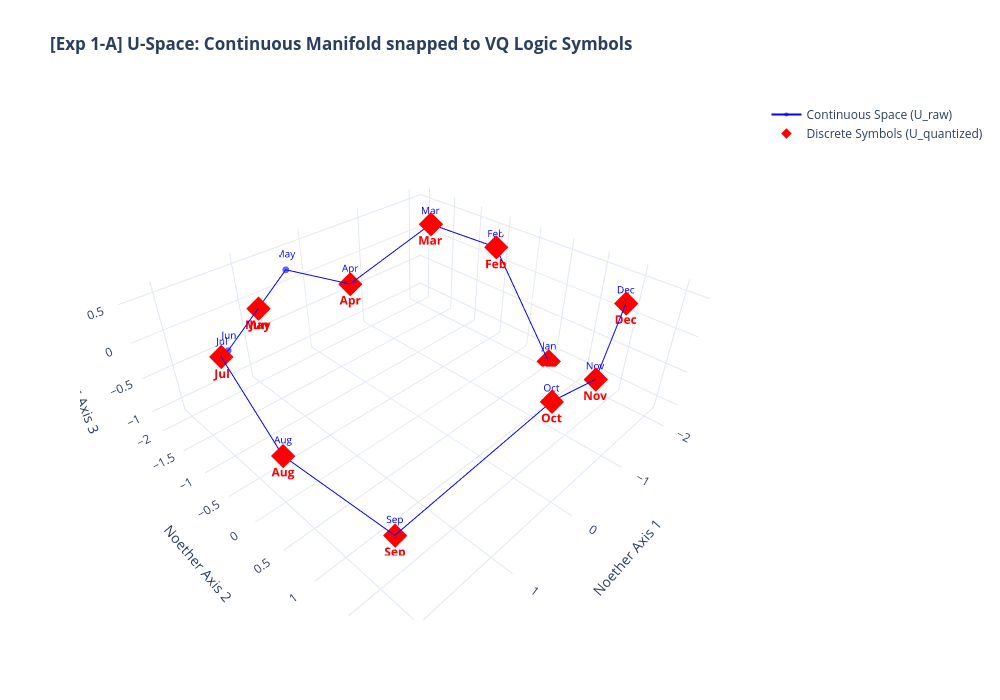
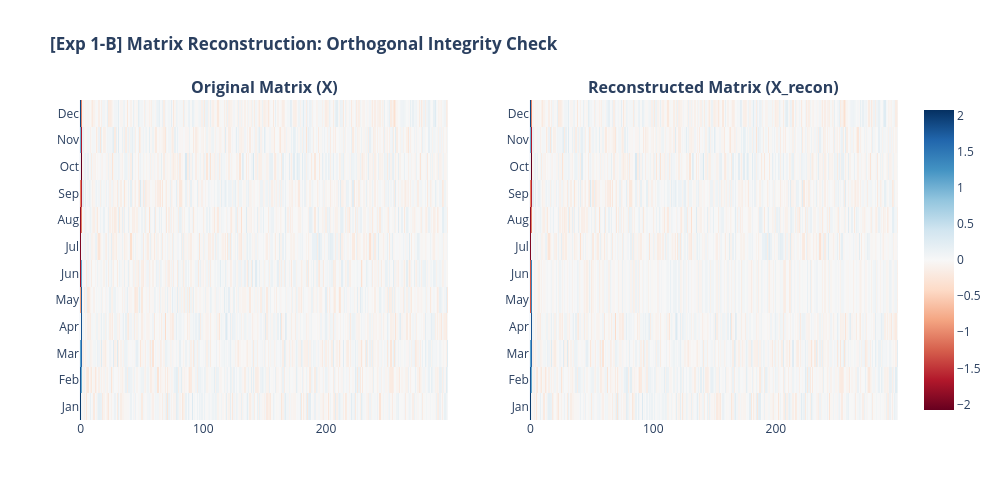

Notebook code cell kept with these figures, in order:
### Code cell
import torch
import torch.nn as nn
import torch.nn.utils.parametrizations as P
import torch.optim as optim
import numpy as np
import plotly.graph_objects as go
from sklearn.decomposition import PCA

print("🚀 [Exp 1] Starting Orthogonal VQ-MINA Extraction...")

# ==========================================
# 1. VQ 모듈 및 VQ-MINA 모델 정의
# ==========================================
class VectorQuantizer(nn.Module):
    """연속적인 U 공간을 이산적인 기호(Codebook)로 스냅(Snap)하는 역할"""
    def __init__(self, num_codes, d_model, commitment_cost=0.25):
        super().__init__()
        self.codebook = nn.Embedding(num_codes, d_model)
        self.codebook.weight.data.uniform_(-1.0 / num_codes, 1.0 / num_codes)
        self.commitment_cost = commitment_cost

    def forward(self, inputs):
        # 거리 계산 및 가장 가까운 코드북 벡터 찾기
        distances = (torch.sum(inputs**2, dim=1, keepdim=True) 
                     + torch.sum(self.codebook.weight**2, dim=1)
                     - 2 * torch.matmul(inputs, self.codebook.weight.t()))
        encoding_indices = torch.argmin(distances, dim=1)
        quantized = self.codebook(encoding_indices)

        # VQ Loss (Commitment Loss)
        e_latent_loss = torch.mean((quantized.detach() - inputs)**2)
        q_latent_loss = torch.mean((quantized - inputs.detach())**2)
        vq_loss = q_latent_loss + self.commitment_cost * e_latent_loss

        # Straight-Through Estimator (역전파 시 그래디언트 복사)
        quantized = inputs + (quantized - inputs).detach()
        return quantized, vq_loss

class Orthogonal_VQ_MINA(nn.Module):
    """P.orthogonal을 적용하여 V를 순수한 직교 회전 행렬로 강제한 MINA 모델"""
    def __init__(self, d_model=300, num_codes=64):
        super().__init__()
        # 🌟 핵심: V 행렬을 직교 행렬(V^T V = I)로 영구 고정. Scale 왜곡 원천 차단!
        self.V_proj = P.orthogonal(nn.Linear(d_model, d_model, bias=False))
        self.vq = VectorQuantizer(num_codes, d_model)

    def forward(self, x):
        # 1. 회전 (Projection): 연속적 매니폴드를 뇌터 축에 맞게 정렬
        u_raw = self.V_proj(x)
        
        # 2. 기호화 (Quantization): 정렬된 연속값을 이산적 코드북으로 스냅
        u_quantized, vq_loss = self.vq(u_raw)
        
        # 3. 복원 (Reverse Projection): V가 직교행렬이므로 V^T를 곱하여 복원
        x_recon = torch.matmul(u_quantized, self.V_proj.weight)
        
        return u_raw, u_quantized, x_recon, vq_loss

# ==========================================
# 2. 데이터 준비 (12개월 순환 매니폴드 시뮬레이션 - 300D)
# ==========================================
d_model = 300
months = ["Jan", "Feb", "Mar", "Apr", "May", "Jun", "Jul", "Aug", "Sep", "Oct", "Nov", "Dec"]
t = np.linspace(0, 2 * np.pi, 12, endpoint=False)

# 12개월의 기하학적 원형 구조 생성 (차원 0과 1에 원을 만들고 나머지는 노이즈)
X_real_np = np.random.randn(12, d_model) * 0.1
X_real_np[:, 0] += np.cos(t) * 2.0
X_real_np[:, 1] += np.sin(t) * 2.0
X_real = torch.tensor(X_real_np, dtype=torch.float32)

# ==========================================
# 3. 학습 루프 (L_orth가 사라진 우아한 Loss)
# ==========================================
model = Orthogonal_VQ_MINA(d_model=d_model, num_codes=300)
optimizer = optim.Adam(model.parameters(), lr=0.005)

lambda_inv = 1.0
lambda_vq = 1.0

epochs = 300
for epoch in range(epochs):
    optimizer.zero_grad()
    u_raw, u_quantized, x_recon, vq_loss = model(X_real)
    
    # Loss 1: Reconstruction Loss (VQ를 거친 후에도 원본 복원 가능성)
    l_recon = torch.nn.functional.mse_loss(x_recon, X_real)
    
    # Loss 2: Noether Invariance Loss (시간이 1달 흘러도 보존되는 축 찾기)
    u_shifted = torch.roll(u_raw, shifts=1, dims=0) # Jan->Feb, Feb->Mar
    l_inv = torch.nn.functional.mse_loss(u_raw, u_shifted)
    
    # 🌟 Loss 3: L_orth는 삭제됨! (P.orthogonal이 하드웨어적으로 보장)
    
    total_loss = l_recon + (lambda_inv * l_inv) + (lambda_vq * vq_loss)
    total_loss.backward()
    optimizer.step()
    
    if epoch % 100 == 0:
        print(f"Epoch {epoch} | Total: {total_loss.item():.4f} | Recon: {l_recon.item():.4f} | VQ: {vq_loss.item():.4f}")

# ==========================================
# 4. 시각화: "연속적 회전(V) vs 이산적 스냅(VQ)"
# ==========================================
import plotly.graph_objects as go
from plotly.subplots import make_subplots
from sklearn.decomposition import PCA

# ==========================================
# 4. 시각화 및 검증 (수정본)
# ==========================================
model.eval()
with torch.no_grad():
    # 최종 학습된 모델로 U 공간 투영 및 복원 행렬(X_recon) 추출
    u_raw_final, u_quant_final, x_recon_final, _ = model(X_real)

# PCA를 통해 300D -> 3D로 축소하여 시각화
pca = PCA(n_components=3)
u_raw_pca = pca.fit_transform(u_raw_final.numpy())
u_quant_pca = pca.transform(u_quant_final.numpy())

# -------------------------------------------------
# Figure 1: 3D U-Space (연속적 궤도 vs 이산적 심볼)
# -------------------------------------------------
fig1 = go.Figure()

# 1. 연속적 매니폴드 (U_raw) - 라벨 추가
fig1.add_trace(go.Scatter3d(
    x=u_raw_pca[:, 0], y=u_raw_pca[:, 1], z=u_raw_pca[:, 2],
    mode='lines+markers+text', 
    name='Continuous Space (U_raw)',
    text=months, textposition='top center', # 🌟 라벨 추가
    marker=dict(size=4, color='blue', opacity=0.6),
    line=dict(color='blue', width=2),
    textfont=dict(color='blue', size=10)
))

# 2. VQ로 스냅된 이산적 논리 기호 (U_quantized) - 라벨 추가
fig1.add_trace(go.Scatter3d(
    x=u_quant_pca[:, 0], y=u_quant_pca[:, 1], z=u_quant_pca[:, 2],
    mode='markers+text', 
    name='Discrete Symbols (U_quantized)',
    text=months, textposition='bottom center', # 🌟 라벨 추가
    marker=dict(size=8, color='red', symbol='diamond'),
    textfont=dict(color='red', size=12, weight='bold')
))

# 점선 연결 (어떤 연속값이 어떤 이산 기호로 빨려 들어갔는지 궤적 표시)
for i in range(12):
    fig1.add_trace(go.Scatter3d(
        x=[u_raw_pca[i, 0], u_quant_pca[i, 0]],
        y=[u_raw_pca[i, 1], u_quant_pca[i, 1]],
        z=[u_raw_pca[i, 2], u_quant_pca[i, 2]],
        mode='lines', showlegend=False,
        line=dict(color='gray', dash='dot', width=1.5)
    ))

fig1.update_layout(
    title="<b>[Exp 1-A] U-Space: Continuous Manifold snapped to VQ Logic Symbols</b>",
    scene=dict(xaxis_title="Noether Axis 1", yaxis_title="Noether Axis 2", zaxis_title="Noether Axis 3"),
    width=1000, height=700, template="plotly_white"
)
fig1.show()

# -------------------------------------------------
# Figure 2: 복원 행렬 비교 (X vs X_recon)
# -------------------------------------------------
# 원본 행렬과 VQ를 거쳐 복원된 행렬을 히트맵으로 비교 (직교 변환의 무결성 증명)
fig2 = make_subplots(
    rows=1, cols=2, 
    subplot_titles=("<b>Original Matrix (X)</b>", "<b>Reconstructed Matrix (X_recon)</b>")
)

fig2.add_trace(go.Heatmap(
    z=X_real.numpy(), y=months, colorscale='RdBu', zmid=0, showscale=False
), row=1, col=1)

fig2.add_trace(go.Heatmap(
    z=x_recon_final.numpy(), y=months, colorscale='RdBu', zmid=0
), row=1, col=2)

fig2.update_layout(
    title="<b>[Exp 1-B] Matrix Reconstruction: Orthogonal Integrity Check</b>",
    width=1000, height=500, template="plotly_white"
)
fig2.show()

# -------------------------------------------------
# 🌟 수치적 무결성 검증 출력
# -------------------------------------------------
print("📊 [기하학적 무결성 검증 (Integrity Check)]")
v_weight = model.V_proj.weight.detach()
orth_error = torch.norm(v_weight.T @ v_weight - torch.eye(d_model)).item()
recon_error = torch.nn.functional.mse_loss(x_recon_final, X_real).item()

print(f"  ✅ V 행렬 직교성 오차 (V^T V - I) : {orth_error:.8f} (0에 수렴해야 함)")
print(f"  ✅ 최종 재구성 손실 (MSE)         : {recon_error:.8f} (0에 가까울수록 원본 보존 완벽함)")

### Figure 1 — Plotly figure (JSON) as saved in the notebook; plotly's stock layout.template omitted (floating-point values rounded to 4 significant figures)
{"data": [{"line": {"color": "blue", "width": 2}, "marker": {"color": "blue", "opacity": 0.6, "size": 4}, "mode": "lines+markers+text", "name": "Continuous Space (U_raw)", "text": ["Jan", "Feb", "Mar", "Apr", "May", "Jun", "Jul", "Aug", "Sep", "Oct", "Nov", "Dec"], "textfont": {"color": "blue", "size": 10}, "textposition": "top center", "type": "scatter3d", "x": [-2.067, -2.108, -1.604, -0.5599, 0.3411, 1.536, 2.105, 2.249, 1.566, 0.5577, -0.442, -1.575], "y": [0.5001, -0.5946, -1.357, -1.897, -2.05, -1.61, -0.5683, 0.5564, 1.238, 2.136, 2.007, 1.639], "z": [-1.139, 0.2096, 0.4681, -0.2662, 0.2257, -0.236, 0.4751, 0.03746, -1.035, 0.5866, 0.2169, 0.4572]}, {"marker": {"color": "red", "size": 8, "symbol": "diamond"}, "mode": "markers+text", "name": "Discrete Symbols (U_quantized)", "text": ["Jan", "Feb", "Mar", "Apr", "May", "Jun", "Jul", "Aug", "Sep", "Oct", "Nov", "Dec"], "textfont": {"color": "red", "size": 12, "weight": "bold"}, "textposition": "bottom center", "type": "scatter3d", "x": [-2.068, -2.108, -1.604, -0.5594, 0.9393, 0.9393, 2.106, 2.249, 1.565, 0.5583, -0.4421, -1.575], "y": [0.4999, -0.5944, -1.358, -1.897, -1.83, -1.83, -0.5676, 0.5565, 1.238, 2.137, 2.007, 1.639], "z": [-1.137, 0.212, 0.4695, -0.2652, -0.005829, -0.005829, 0.4734, 0.03527, -1.037, 0.5863, 0.2174, 0.4584]}, {"line": {"color": "gray", "dash": "dot", "width": 1.5}, "mode": "lines", "showlegend": false, "type": "scatter3d", "x": [-2.067, -2.068], "y": [0.5001, 0.4999], "z": [-1.139, -1.137]}, {"line": {"color": "gray", "dash": "dot", "width": 1.5}, "mode": "lines", "showlegend": false, "type": "scatter3d", "x": [-2.108, -2.108], "y": [-0.5946, -0.5944], "z": [0.2096, 0.212]}, {"line": {"color": "gray", "dash": "dot", "width": 1.5}, "mode": "lines", "showlegend": false, "type": "scatter3d", "x": [-1.604, -1.604], "y": [-1.357, -1.358], "z": [0.4681, 0.4695]}, {"line": {"color": "gray", "dash": "dot", "width": 1.5}, "mode": "lines", "showlegend": false, "type": "scatter3d", "x": [-0.5599, -0.5594], "y": [-1.897, -1.897], "z": [-0.2662, -0.2652]}, {"line": {"color": "gray", "dash": "dot", "width": 1.5}, "mode": "lines", "showlegend": false, "type": "scatter3d", "x": [0.3411, 0.9393], "y": [-2.05, -1.83], "z": [0.2257, -0.005829]}, {"line": {"color": "gray", "dash": "dot", "width": 1.5}, "mode": "lines", "showlegend": false, "type": "scatter3d", "x": [1.536, 0.9393], "y": [-1.61, -1.83], "z": [-0.236, -0.005829]}, {"line": {"color": "gray", "dash": "dot", "width": 1.5}, "mode": "lines", "showlegend": false, "type": "scatter3d", "x": [2.105, 2.106], "y": [-0.5683, -0.5676], "z": [0.4751, 0.4734]}, {"line": {"color": "gray", "dash": "dot", "width": 1.5}, "mode": "lines", "showlegend": false, "type": "scatter3d", "x": [2.249, 2.249], "y": [0.5564, 0.5565], "z": [0.03746, 0.03527]}, {"line": {"color": "gray", "dash": "dot", "width": 1.5}, "mode": "lines", "showlegend": false, "type": "scatter3d", "x": [1.566, 1.565], "y": [1.238, 1.238], "z": [-1.035, -1.037]}, {"line": {"color": "gray", "dash": "dot", "width": 1.5}, "mode": "lines", "showlegend": false, "type": "scatter3d", "x": [0.5577, 0.5583], "y": [2.136, 2.137], "z": [0.5866, 0.5863]}, {"line": {"color": "gray", "dash": "dot", "width": 1.5}, "mode": "lines", "showlegend": false, "type": "scatter3d", "x": [-0.442, -0.4421], "y": [2.007, 2.007], "z": [0.2169, 0.2174]}, {"line": {"color": "gray", "dash": "dot", "width": 1.5}, "mode": "lines", "showlegend": false, "type": "scatter3d", "x": [-1.575, -1.575], "y": [1.639, 1.639], "z": [0.4572, 0.4584]}], "layout": {"height": 700, "scene": {"xaxis": {"title": {"text": "Noether Axis 1"}}, "yaxis": {"title": {"text": "Noether Axis 2"}}, "zaxis": {"title": {"text": "Noether Axis 3"}}}, "title": {"text": "<b>[Exp 1-A] U-Space: Continuous Manifold snapped to VQ Logic Symbols</b>"}, "width": 1000}}

### Figure 2 — Plotly figure (JSON) as saved in the notebook; plotly's stock layout.template omitted (floating-point values rounded to 4 significant figures; data arrays with more than 128 entries replaced by an {"elided": "..."} marker saying what was removed)
{"data": [{"colorscale": [[0, "rgb(103,0,31)"], [0.1, "rgb(178,24,43)"], [0.2, "rgb(214,96,77)"], [0.3, "rgb(244,165,130)"], [0.4, "rgb(253,219,199)"], [0.5, "rgb(247,247,247)"], [0.6, "rgb(209,229,240)"], [0.7, "rgb(146,197,222)"], [0.8, "rgb(67,147,195)"], [0.9, "rgb(33,102,172)"], [1, "rgb(5,48,97)"]], "showscale": false, "type": "heatmap", "xaxis": "x", "y": ["Jan", "Feb", "Mar", "Apr", "May", "Jun", "Jul", "Aug", "Sep", "Oct", "Nov", "Dec"], "yaxis": "y", "z": {"elided": "12x300 float values"}, "zmid": 0}, {"colorscale": [[0, "rgb(103,0,31)"], [0.1, "rgb(178,24,43)"], [0.2, "rgb(214,96,77)"], [0.3, "rgb(244,165,130)"], [0.4, "rgb(253,219,199)"], [0.5, "rgb(247,247,247)"], [0.6, "rgb(209,229,240)"], [0.7, "rgb(146,197,222)"], [0.8, "rgb(67,147,195)"], [0.9, "rgb(33,102,172)"], [1, "rgb(5,48,97)"]], "type": "heatmap", "xaxis": "x2", "y": ["Jan", "Feb", "Mar", "Apr", "May", "Jun", "Jul", "Aug", "Sep", "Oct", "Nov", "Dec"], "yaxis": "y2", "z": {"elided": "12x300 float values"}, "zmid": 0}], "layout": {"annotations": [{"font": {"size": 16}, "showarrow": false, "text": "<b>Original Matrix (X)</b>", "x": 0.225, "xanchor": "center", "xref": "paper", "y": 1, "yanchor": "bottom", "yref": "paper"}, {"font": {"size": 16}, "showarrow": false, "text": "<b>Reconstructed Matrix (X_recon)</b>", "x": 0.775, "xanchor": "center", "xref": "paper", "y": 1, "yanchor": "bottom", "yref": "paper"}], "height": 500, "title": {"text": "<b>[Exp 1-B] Matrix Reconstruction: Orthogonal Integrity Check</b>"}, "width": 1000, "xaxis": {"anchor": "y", "domain": [0, 0.45]}, "xaxis2": {"anchor": "y2", "domain": [0.55, 1]}, "yaxis": {"anchor": "x", "domain": [0, 1]}, "yaxis2": {"anchor": "x2", "domain": [0, 1]}}}
